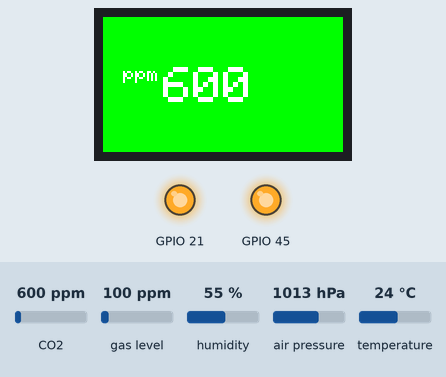
A sketch run on a simulated ESP32-S2. Parts: 240×135 colour display, output pins drawn as LEDs (lit = HIGH). The inputs (shaded band) are chosen by the test bench; at power-on: CO2 600 ppm, gas level 100 ppm, humidity 55 %, air pressure 1013 hPa, temperature 24 °C. What the sketch prints to the serial monitor is not drawn.

Above: at 1.5 s.
1.6 s: CO2 set to 757 ppm
At 3.0 s:
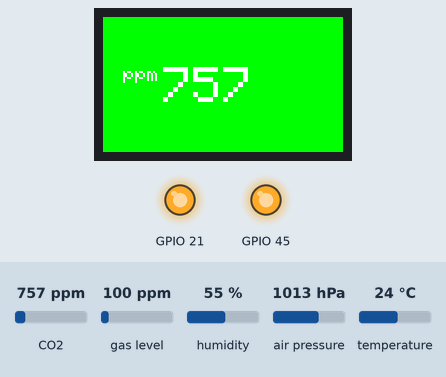
3.3 s: CO2 set to 837 ppm
At 5.0 s:
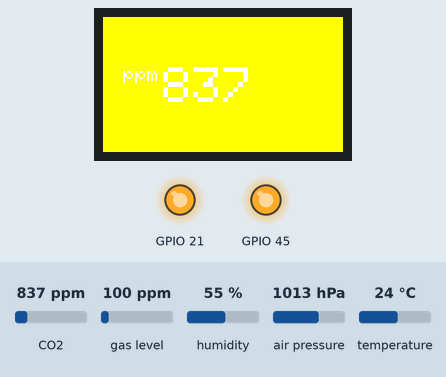
5.3 s: CO2 set to 979 ppm
At 6.3 s:
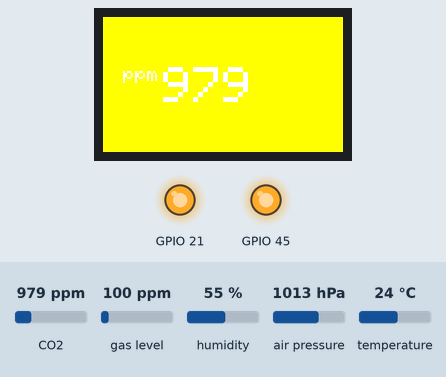
7.4 s: CO2 set to 1036 ppm
At 8.6 s:
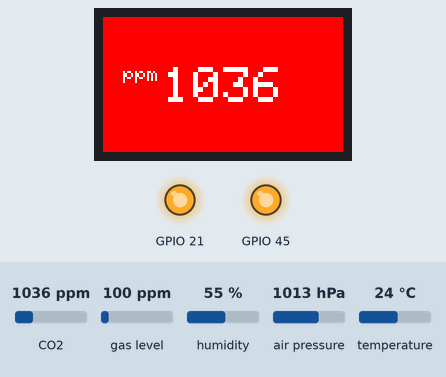
Timing chart, 0 to 10.4 s (numbered marks = the images above; inputs shaded):
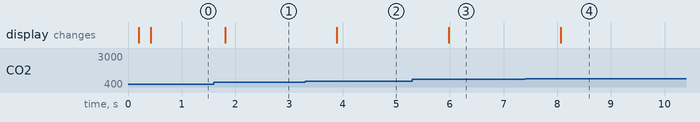

Measured:
- the behaviour switches between 799 and 800 ppm on CO2 (found by bisection; images 1 and 2)
- the behaviour switches between 999 and 1000 ppm on CO2 (found by bisection; images 3 and 4)
- after the input at 1.6 s, the display: changes after 0.21 s (image 1)
- after the input at 3.3 s, the display: changes after 0.59 s (image 2)
- after the input at 5.3 s, the display: changes after 0.68 s (image 3)
- after the input at 7.4 s, the display: changes after 0.67 s (image 4)

The sketch:

SCD30_esp32-s2-tft_bme680.ino
```cpp
#include <Wire.h>
#include <Adafruit_GFX.h>    // Core graphics library
#include <Adafruit_ST7789.h> // Hardware-specific library for ST7789
#include <SPI.h>
#include "SparkFun_SCD30_Arduino_Library.h" //Click here to get the library: http://librarymanager/All#SparkFun_SCD30
#include <Adafruit_Sensor.h>
#include "Adafruit_BME680.h"

#define SEALEVELPRESSURE_HPA (1013.25)
Adafruit_BME680 bme; // I2C

#define TFT_CS         7
#define TFT_RST        40
#define TFT_DC         39

#define TFT_MOSI 35  // Data out
#define TFT_SCLK 36  // Clock out

Adafruit_ST7789 tft = Adafruit_ST7789(TFT_CS, TFT_DC, TFT_MOSI, TFT_SCLK, TFT_RST);
SCD30 airSensor;

void setup()
{
  // I2C power management
  pinMode(21, OUTPUT);
  digitalWrite(21, HIGH);

  // TFT Backlight on
  pinMode(45, OUTPUT);
  digitalWrite(45, HIGH);

  delay (200);

  Serial.begin(115200);
  Serial.println("SCD30 Example");
  Wire.begin();


  if (airSensor.begin() == false)
  {
    Serial.println("Air sensor not detected. Please check wiring. Freezing...");
    while (1)
      ;
  }

  //The SCD30 has data ready every two seconds

  //initializer for 1.14" 240x135 TFT:
  tft.init(135, 240);           // Init ST7789 240x135

  //tft.setSPISpeed(40000000);
  tft.fillScreen(ST77XX_BLACK);

  tft.setTextWrap(false);
  tft.setRotation(3);


  Serial.println(F("BME680 test"));

  if (!bme.begin()) {
    Serial.println("Could not find a valid BME680 sensor, check wiring!");
    while (1);
  }

  // Set up oversampling and filter initialization
  bme.setTemperatureOversampling(BME680_OS_8X);
  bme.setHumidityOversampling(BME680_OS_2X);
  bme.setPressureOversampling(BME680_OS_4X);
  bme.setIIRFilterSize(BME680_FILTER_SIZE_3);
  bme.setGasHeater(320, 150); // 320*C for 150 ms
}

void loop()
{
  if (airSensor.dataAvailable())
  {
    Serial.print("co2(ppm):");
    Serial.print(airSensor.getCO2());

    Serial.print(" temp(C):");
    Serial.print(airSensor.getTemperature(), 1);

    Serial.print(" humidity(%):");
    Serial.print(airSensor.getHumidity(), 1);

    Serial.println();


    if (airSensor.getCO2() < 800){
      tft.fillScreen(ST77XX_GREEN);
    } else
       if (airSensor.getCO2() < 1000){
         tft.fillScreen(ST77XX_YELLOW);
       } else
          {
            tft.fillScreen(ST77XX_RED);
          }

    tft.setTextColor(ST77XX_WHITE);

    tft.setCursor(60, 50);
    tft.setTextSize(5);
    tft.println(airSensor.getCO2());

    tft.setCursor(20, 50);
    tft.setTextSize(2);
    tft.println("ppm");

  }
  else
    Serial.println("Waiting for new data");

  if (! bme.performReading()) {
    Serial.println("Failed to perform reading :(");
    return;
  }
  Serial.print("Temperature = ");
  Serial.print(bme.temperature);
  Serial.println(" *C");

  Serial.print("Pressure = ");
  Serial.print(bme.pressure / 100.0);
  Serial.println(" hPa");

  Serial.print("Humidity = ");
  Serial.print(bme.humidity);
  Serial.println(" %");

  Serial.print("Gas = ");
  Serial.print(bme.gas_resistance / 1000.0);
  Serial.println(" KOhms");

  Serial.print("Approx. Altitude = ");
  Serial.print(bme.readAltitude(SEALEVELPRESSURE_HPA));
  Serial.println(" m");

  Serial.println();


  delay(500);
}
```
